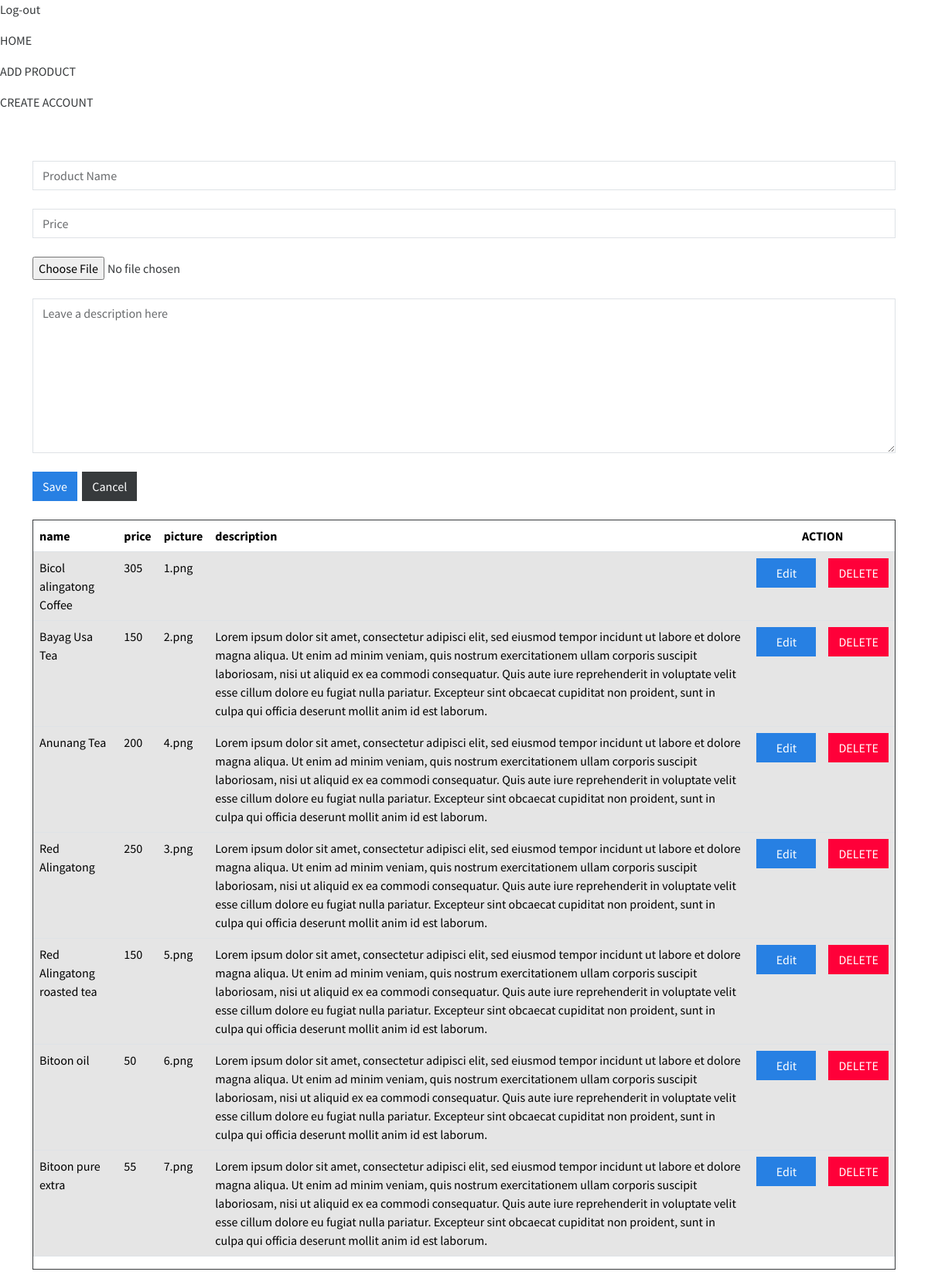
The app's page /admin/addproducts.php (signed in) with its own data.
### tables this page shows
CREATE TABLE `product` (
  `id` int(11) NOT NULL,
  `name` varchar(255) NOT NULL,
  `price` varchar(255) NOT NULL,
  `description` varchar(1000) NOT NULL,
  `picture` varchar(255) NOT NULL
);

### admin/addproducts.php (the view, shortened to what this page needs)
<?php
include_once("../conn/conn.php");
?>
<!DOCTYPE html>
<html>
<head>
      <link rel="stylesheet" type="text/css" href="../css/bootstrap.css">
</head>
<body>
   <a href="logout.php" class="nav-link">
              <p>
                Log-out
              </p></a>
              <a href="view.php" class="nav-link">
              <p>HOME</p>
            </a><a href="addproducts.php" class="nav-link">
              <p>ADD PRODUCT</p>
            </a><a href="create account.php" class="nav-link">
              <p>CREATE ACCOUNT</p>
            </a>  <br>
    <div class="container mt-4">
        <form method="post" action="" enctype="multipart/form-data">
            <div class="form-group">
                <input type="text" name="name" class="form-control" placeholder="Product Name" required>
            </div><br>
            <div class="form-group">
                <input type="text" name="price" class="form-control" placeholder="Price" required>
            </div><br>
            <div class="form-group">
                <input type="file" name="picture" class="form-control-file" required>
            </div><br>
            <div class="form-group">
                <textarea class="form-control" placeholder="Leave a description here" name="description" id="message" style="height: 200px"></textarea>
            </div><br>
            <div class="form-group">
                <input type="submit" name="submit" class="btn btn-primary" value="Save">&nbsp;
                <input type="reset" class="btn btn-secondary" value="Cancel">
            </div><br>
        </form>
    </div>
    <div class="container">
    <div class="card border-secondary mb-3">
      <div class="table-responsive">
    <table class="table table-hover">
          <thead>
            <tr>
              <th scope="col">name </th>
              <th scope="col">price</th>
              <th scope="col">picture</th>
              <th scope="col">description</th>
              <th scope="col" colspan="2"><center>ACTION</center></th>
            </tr>
          </thead>
          <tbody>
            <?php
            $sql = "SELECT * FROM `product`";
            $order = $conn->query($sql) or die($conn->error);
            while ($row = $order->fetch_assoc()) {
            ?>
              <tr class="table-active">
                <td><?php echo $row['name']; ?></td>
                <td><?php echo $row['price']; ?></td>
                <td><?php echo $row['picture']; ?></td>
                <td><?php echo $row['description']; ?></td>
<td>
  <a href="edits.php?ID=<?php echo $row['id']; ?>" class="btn btn-primary" style="width: 77px;">Edit</a>
</td>
<td><form action="delete.php" method="post">
    <button name="delete" class="btn btn-danger" onclick="return confirm('Are you sure you want to delete this data?')">
                            DELETE
                        </button>
                            </form>
</td>              </tr>
            <?php } ?>
          </tbody>
        </table>
    </div></div></div>
</body>
</html>

### records on screen
product: name "Bicol alingatong Coffee", price "305", picture "1.png"
product: name "Bayag Usa Tea", price "150", picture "2.png", description "Lorem ipsum dolor sit amet, consectetur adipisci elit, sed eiusmod tempor incidunt ut labore et dolore magna aliqua. Ut enim ad minim veniam, quis nostrum exercitationem ullam corporis suscipit laboriosam, nisi ut aliquid ex ea commodi consequatur. Quis aute iure reprehenderit in voluptate velit esse cillum dolore eu fugiat nulla pariatur. Excepteur sint obcaecat cupiditat non proident, sunt in culpa qui officia deserunt mollit anim id est laborum."
product: name "Anunang Tea", price "200", picture "4.png", description "Lorem ipsum dolor sit amet, consectetur adipisci elit, sed eiusmod tempor incidunt ut labore et dolore magna aliqua. Ut enim ad minim veniam, quis nostrum exercitationem ullam corporis suscipit laboriosam, nisi ut aliquid ex ea commodi consequatur. Quis aute iure reprehenderit in voluptate velit esse cillum dolore eu fugiat nulla pariatur. Excepteur sint obcaecat cupiditat non proident, sunt in culpa qui officia deserunt mollit anim id est laborum."
product: name "Red Alingatong", price "250", picture "3.png", description "Lorem ipsum dolor sit amet, consectetur adipisci elit, sed eiusmod tempor incidunt ut labore et dolore magna aliqua. Ut enim ad minim veniam, quis nostrum exercitationem ullam corporis suscipit laboriosam, nisi ut aliquid ex ea commodi consequatur. Quis aute iure reprehenderit in voluptate velit esse cillum dolore eu fugiat nulla pariatur. Excepteur sint obcaecat cupiditat non proident, sunt in culpa qui officia deserunt mollit anim id est laborum."
product: name "Red Alingatong roasted tea", price "150", picture "5.png", description "Lorem ipsum dolor sit amet, consectetur adipisci elit, sed eiusmod tempor incidunt ut labore et dolore magna aliqua. Ut enim ad minim veniam, quis nostrum exercitationem ullam corporis suscipit laboriosam, nisi ut aliquid ex ea commodi consequatur. Quis aute iure reprehenderit in voluptate velit esse cillum dolore eu fugiat nulla pariatur. Excepteur sint obcaecat cupiditat non proident, sunt in culpa qui officia deserunt mollit anim id est laborum."
product: name "Bitoon oil", price "50", picture "6.png", description "Lorem ipsum dolor sit amet, consectetur adipisci elit, sed eiusmod tempor incidunt ut labore et dolore magna aliqua. Ut enim ad minim veniam, quis nostrum exercitationem ullam corporis suscipit laboriosam, nisi ut aliquid ex ea commodi consequatur. Quis aute iure reprehenderit in voluptate velit esse cillum dolore eu fugiat nulla pariatur. Excepteur sint obcaecat cupiditat non proident, sunt in culpa qui officia deserunt mollit anim id est laborum."
product: name "Bitoon pure extra", price "55", picture "7.png", description "Lorem ipsum dolor sit amet, consectetur adipisci elit, sed eiusmod tempor incidunt ut labore et dolore magna aliqua. Ut enim ad minim veniam, quis nostrum exercitationem ullam corporis suscipit laboriosam, nisi ut aliquid ex ea commodi consequatur. Quis aute iure reprehenderit in voluptate velit esse cillum dolore eu fugiat nulla pariatur. Excepteur sint obcaecat cupiditat non proident, sunt in culpa qui officia deserunt mollit anim id est laborum.", $row['id'] 7 (drawn)
